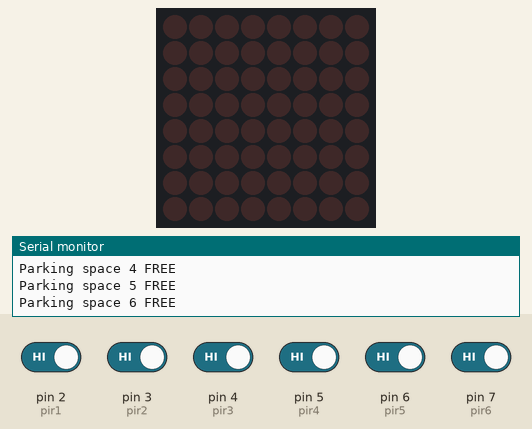
Recording of a sketch running on a simulated Arduino Uno, built with avr-gcc and run on an emulated ATmega328P. Parts: 8×8 LED matrix, the last lines printed to the serial monitor. Inputs (shaded band) come from the test bench; at power-on: pin 2 (pir1), pin 3 (pir2), pin 4 (pir3), pin 5 (pir4), pin 6 (pir5), pin 7 (pir6) HIGH.

Above: at 2.9 s.
3.0 s: pin 2 (pir1) driven LOW
At 3.7 s:
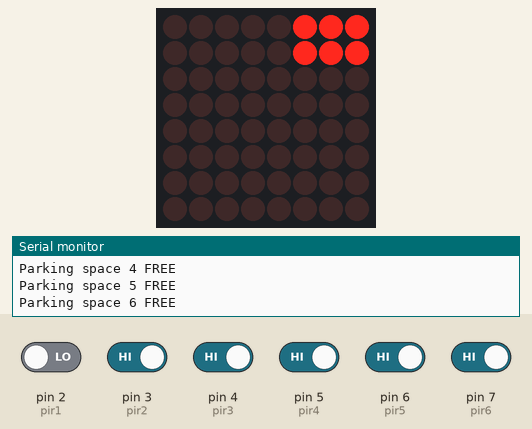
4.7 s: pin 3 (pir2) driven LOW
At 5.7 s:
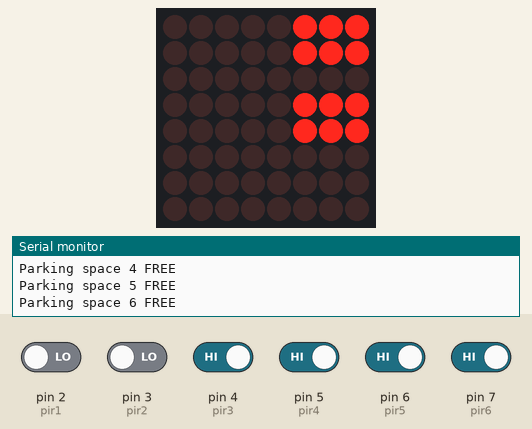
6.8 s: pin 4 (pir3) driven LOW
At 8.6 s:
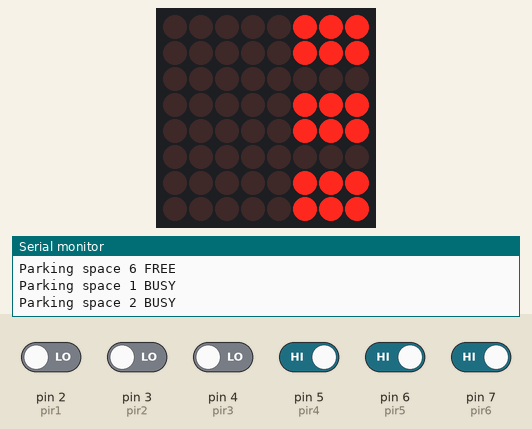
8.9 s: pin 5 (pir4) driven LOW
At 10.8 s:
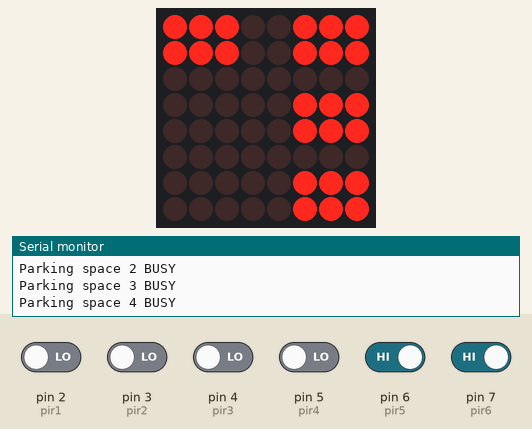
11.1 s: pin 6 (pir5) driven LOW
At 12.3 s:
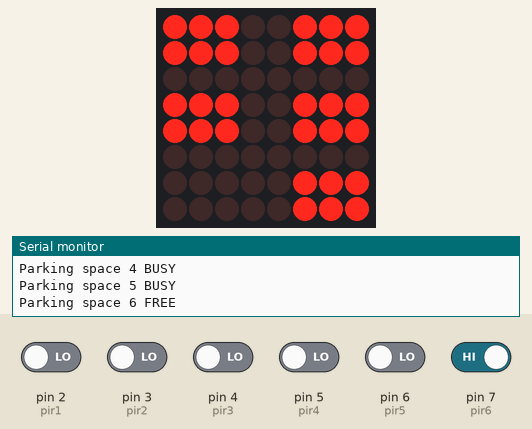
13.3 s: pin 7 (pir6) driven LOW
At 14.7 s:
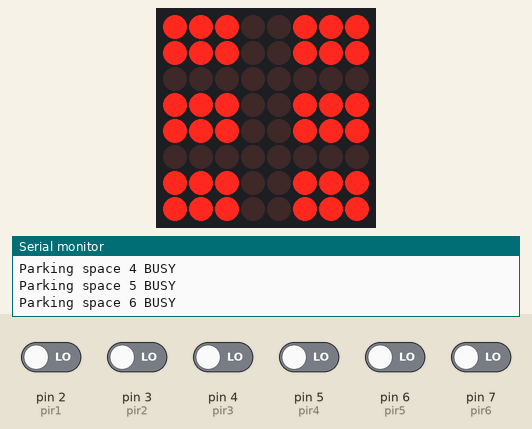
Timing chart, 0 to 16.3 s (numbered marks = the images above; inputs shaded):
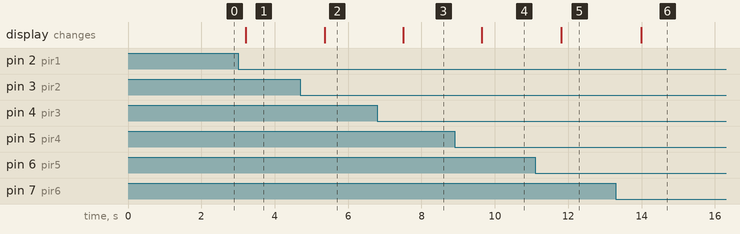

The sketch:

Parking.ino
```cpp
#include "LedControl.h"

const int pir1 = 2; // input pin (IR LED parking space 1)
const int pir2 = 3; // input pin (IR LED parking space 2)
const int pir3 = 4; // input pin (IR LED parking space 3)
const int pir4 = 5; // input pin (IR LED parking space 4)
const int pir5 = 6; // input pin (IR LED parking space 5)
const int pir6 = 7; // input pin (IR LED parking space 6)

// output of IR sensors
int sensorOut1 = HIGH;  // HIGH = FREE
int sensorOut2 = HIGH;
int sensorOut3 = HIGH;
int sensorOut4 = HIGH;
int sensorOut5 = HIGH;
int sensorOut6 = HIGH;

const int numDevices = 1;

unsigned long delaytime = 1000;

LedControl lc = LedControl(11,13,10,numDevices);


void setup() {

  Serial.begin(9600);

  pinMode(pir1, INPUT);
  pinMode(pir2, INPUT);
  pinMode(pir3, INPUT);
  pinMode(pir4, INPUT);
  pinMode(pir5, INPUT);
  pinMode(pir6, INPUT);

  lc.shutdown (0,false);
  lc.setIntensity(0,8);
  lc.clearDisplay(0);
}

void loop() {

  //lc.clearDisplay(0);

  //parking space 1
  sensorOut1 = digitalRead(pir1);

  if(sensorOut1==LOW){
    setPlace(1,true);
    Serial.println("Parking space 1 BUSY");
  }
  else{
    setPlace(1,false);
    Serial.println("Parking space 1 FREE");
  }

  //parking space 2
  sensorOut2 = digitalRead(pir2);

  if(sensorOut2==LOW){
    setPlace(2,true);
    Serial.println("Parking space 2 BUSY");
  }
  else{
    setPlace(2,false);
    Serial.println("Parking space 2 FREE");
  }

  //parking space 3
  sensorOut3 = digitalRead(pir3);

  if(sensorOut3 == LOW){
    setPlace(3,true);
    Serial.println("Parking space 3 BUSY");
  }
  else{
    setPlace(3,false);
    Serial.println("Parking space 3 FREE");
  }

  //parking space 4
  sensorOut4 = digitalRead(pir4);
  if(sensorOut4 ==LOW){
    setPlace(4,true);
    Serial.println("Parking space 4 BUSY");
  }
  else{
    setPlace(4,false);
    Serial.println("Parking space 4 FREE");
  }

  //parking space 5
  sensorOut5 = digitalRead(pir5);
  if(sensorOut5 == LOW){
    setPlace(5,true);
    Serial.println("Parking space 5 BUSY");
  }
  else{
    setPlace(5,false);
    Serial.println("Parking space 5 FREE");
  }

  //parking space 6
  sensorOut6 = digitalRead(pir6);
  if(sensorOut6 == LOW){
    setPlace(6,true);
    Serial.println("Parking space 6 BUSY");
  }
  else{
    setPlace(6,false);
    Serial.println("Parking space 6 FREE");
  }

  delay(1000);


}


//funtion to show on led matrix the status of each parking space
void setPlace(int number, boolean state){
  int row = 0;
  int column = 0;

  switch(number){
    case 1 :
      row = 0; column = 5; break;

    case 2 :
      row = 3; column = 5; break;

    case 3 :
      row = 6; column = 5; break;

    case 4 :
      row = 0; column = 0; break;

    case 5 :
      row = 3; column = 0; break;

    case 6 :
      row = 6; column = 0; break;

  }

  lc.setLed(0,row,column,state);
  lc.setLed(0,row,column+1,state);
  lc.setLed(0,row,column+2,state);

  lc.setLed(0,row+1,column,state);
  lc.setLed(0,row+1,column+1,state);
  lc.setLed(0,row+1,column+2,state);
}
```

Measured:
- after the input at 3.0 s, the display: changes after 0.21 s (image 1)
- after the input at 4.7 s, the display: changes after 0.66 s (image 2)
- after the input at 6.8 s, the display: changes after 0.70 s (image 3)
- after the input at 8.9 s, the display: changes after 0.74 s (image 4)
- after the input at 11.1 s, the display: changes after 0.70 s (image 5)
- after the input at 13.3 s, the display: changes after 0.69 s (image 6)
